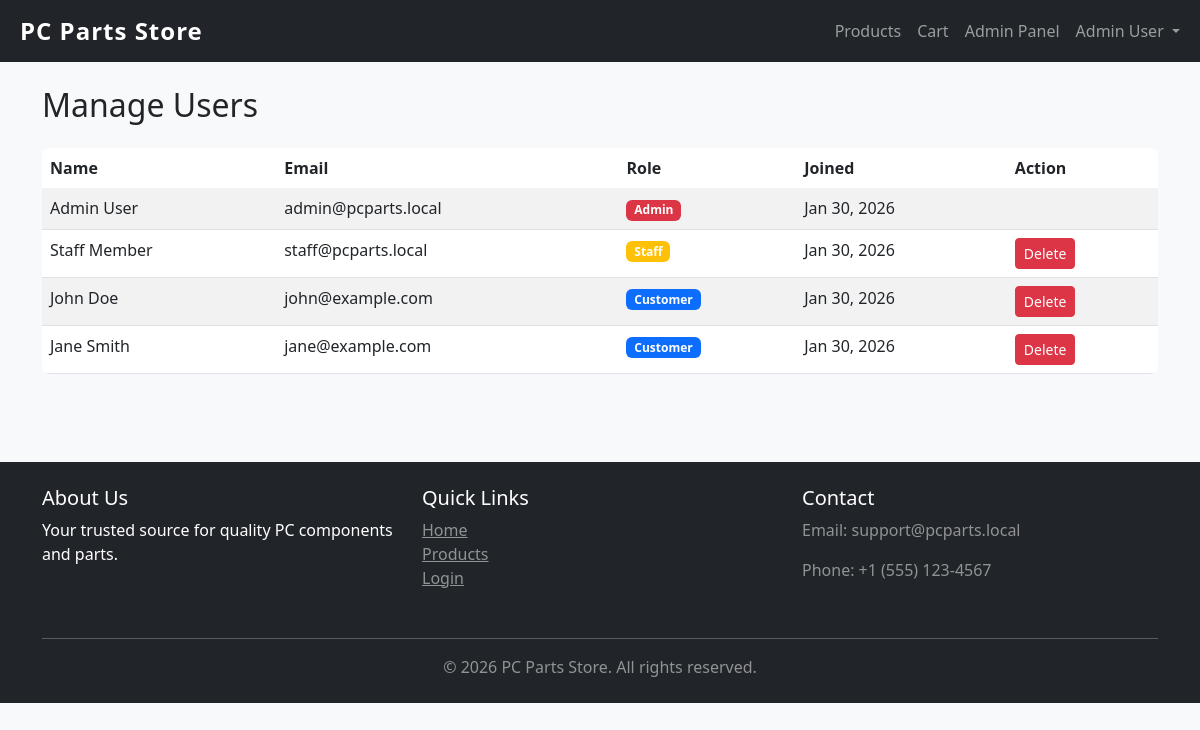
The page /admin/users.php (signed in) on the database its author committed.
### tables this page shows
CREATE TABLE users (
    user_id INT AUTO_INCREMENT PRIMARY KEY,
    full_name VARCHAR(100) NOT NULL,
    email VARCHAR(100) UNIQUE NOT NULL,
    password_hash VARCHAR(255) NOT NULL,
    role ENUM('customer', 'staff', 'admin') DEFAULT 'customer',
    created_at TIMESTAMP DEFAULT CURRENT_TIMESTAMP
);

### config/db.php (called while the page is built, shortened)
<?php
function fetchAll($result) {
    $data = [];
    while ($row = $result->fetch_assoc()) {
        $data[] = $row;
    }
    return $data;
}
?>

### admin/users.php (the view, shortened to what this page needs)
<?php
require_once '../../config/db.php';
include '../../includes/header.php';
$users = fetchAll($conn->query("SELECT * FROM users ORDER BY created_at DESC"));
?>
<h2 class="mb-4">Manage Users</h2>
<div class="table-responsive">
    <table class="table table-striped">
        <thead>
            <tr>
                <th>Name</th>
                <th>Email</th>
                <th>Role</th>
                <th>Joined</th>
                <th>Action</th>
            </tr>
        </thead>
        <tbody>
            <?php foreach ($users as $user): ?>
                <tr>
                    <td><?php echo htmlspecialchars($user['full_name']); ?></td>
                    <td><?php echo htmlspecialchars($user['email']); ?></td>
                    <td>
                        <span class="badge bg-<?php echo $user['role'] === 'admin' ? 'danger' : ($user['role'] === 'staff' ? 'warning' : 'primary'); ?>">
                            <?php echo ucfirst($user['role']); ?>
                        </span>
                    </td>
                    <td><?php echo date('M d, Y', strtotime($user['created_at'])); ?></td>
                    <td>
                        <?php if ($user['role'] !== 'admin'): ?>
                            <form method="POST" style="display: inline;">
                                <button type="submit" class="btn btn-sm btn-danger" onclick="return confirm('Delete this user?')">Delete</button>
                            </form>
                        <?php endif; ?>
                    </td>
                </tr>
            <?php endforeach; ?>
        </tbody>
    </table>
</div>
<?php include '../../includes/footer.php'; ?>

### assets/css/style.css (style rules this page uses)
:root { --primary-color: #0d6efd; --dark-color: #212529; --light-color: #f8f9fa; }
body { font-family: 'Segoe UI', Tahoma, Geneva, Verdana, sans-serif; background-color: var(--light-color); }
.table { background-color: white; border-radius: 8px; overflow: hidden; }
.table thead { background-color: var(--light-color); }
.table th { border: none; font-weight: 600; color: var(--dark-color); }

### rows shown on the page
users: full_name "Admin User", email "admin@pcparts.local", role "Admin", created_at "Jan 30, 2026"
users: full_name "Staff Member", email "staff@pcparts.local", role "Staff", created_at "Jan 30, 2026"
users: full_name "John Doe", email "john@example.com", role "Customer", created_at "Jan 30, 2026"
users: full_name "Jane Smith", email "jane@example.com", role "Customer", created_at "Jan 30, 2026"

### other values the page prints
$user['full_name'] "Admin User"
